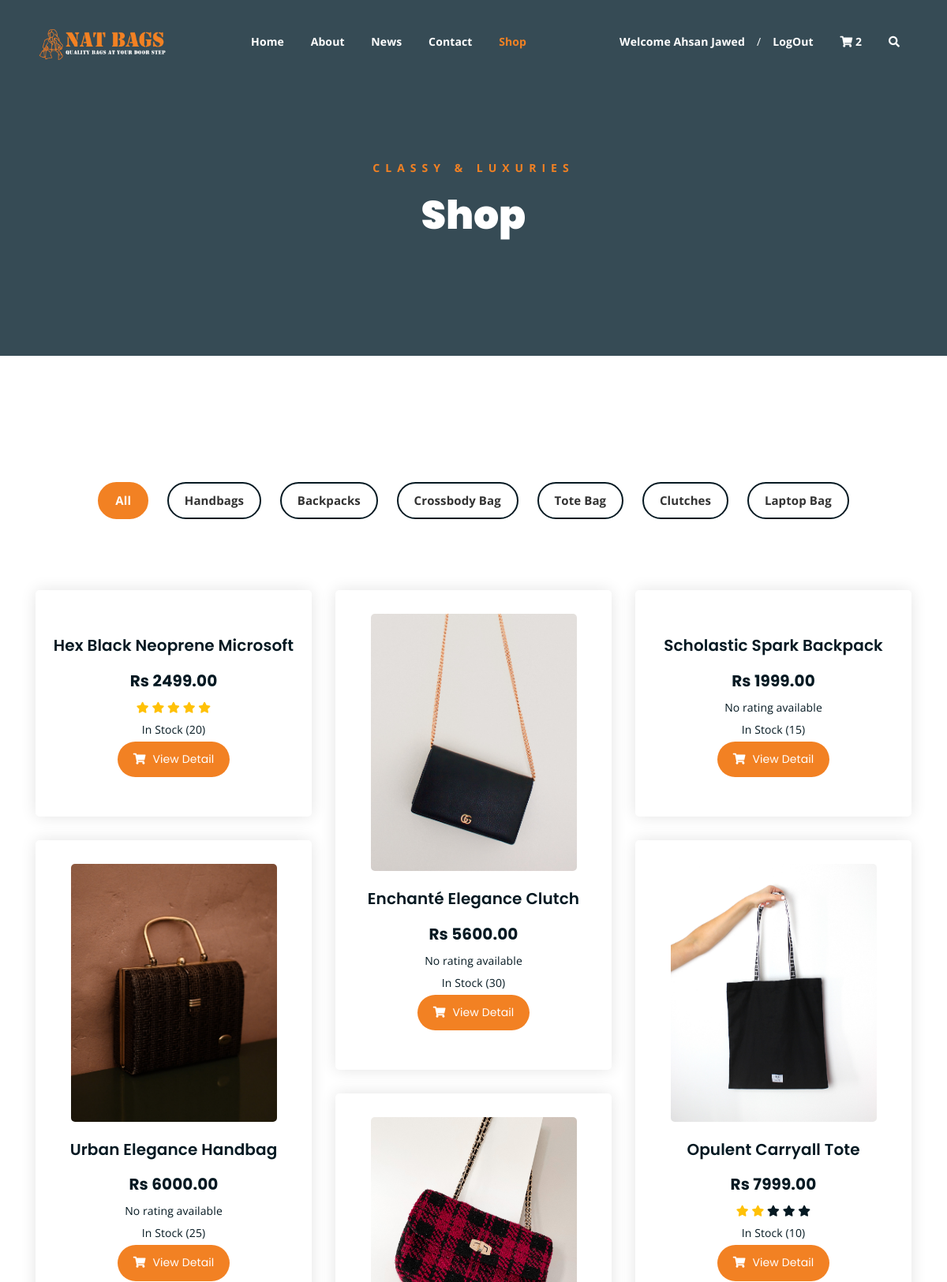
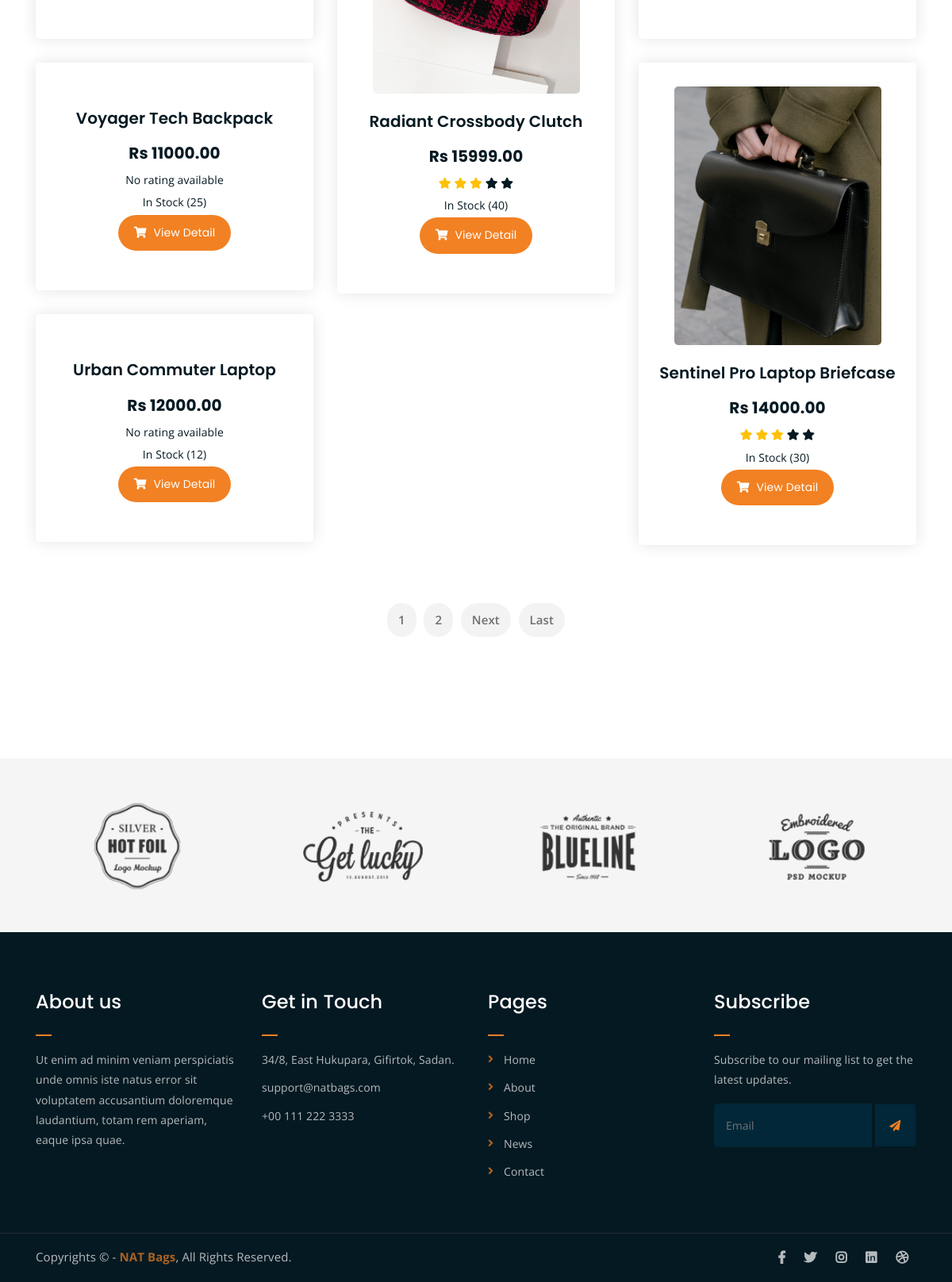
Screenshot of /shop/ (signed in) with the database file from the repository (2 pictures, top to bottom).
### Shop/models.py (models this page shows, shortened)
class product(models.Model):
    product_name=models.CharField(max_length=50)
    product_price=models.IntegerField(default=0)
    product_image=models.ImageField(upload_to='products',default='')
    product_material=models.CharField(max_length=50,default='')
    product_details=models.TextField(max_length=1500)
    product_rating=models.IntegerField(default=0)
    product_quantity=models.IntegerField(default=0)
    product_catagory=models.ForeignKey(catagory, on_delete=models.CASCADE, null=False, default='')

### natBags/views.py (the view)
# urls.py: path('shop/', views.shop, name='shop'),
def shop(request):
    customer_id = request.session.get('customer_id')
    cartObj = cart.objects.filter(Customer=customer_id, is_paid=False).first()
    if cartObj:
        cartID = cartObj.id
        cartItemCount = cartItems.objects.filter(cartF=cartID).count()
    else:
        cartItemCount = 0
    shopData = product.objects.all()
    paginator = Paginator(shopData, 9)
    page_number = request.GET.get('page')
    shopDatafinal = paginator.get_page(page_number)
    totalpage = shopDatafinal.paginator.num_pages
    data = {
        'products': shopDatafinal,
        'lastpage': totalpage,
        'totalpagelist': [n+1 for n in range(totalpage)],
        'cartItemCount': cartItemCount,
    }
    return render(request, 'shop.html', data)

### Shop/models.py (called while the page is built)
    def __str__(self):
        return self.catagory_name

### templates/shop.html (shortened to what this page needs)
{% extends 'base.html' %}
{% block content %}
	<div class="breadcrumb-section breadcrumb-bg">
		<div class="container">
			<div class="row">
				<div class="col-lg-8 offset-lg-2 text-center">
					<div class="breadcrumb-text">
						<p>Classy & Luxuries</p>
						<h1>Shop</h1>
					</div>
				</div>
			</div>
		</div>
	</div>
	<div class="product-section mt-150 mb-150">
		<div class="container">
			<div class="row">
                <div class="col-md-12">
                    <div class="product-filters">
                        <ul>
                            <li class="active" data-filter="*">All</li>
                            <li data-filter=".Handbags">Handbags</li>
                            <li data-filter=".Backpacks">Backpacks</li>
                            <li data-filter=".Crossbody">Crossbody Bag</li>
                            <li data-filter=".Totebag">Tote Bag</li>
                            <li data-filter=".Clutches">Clutches</li>
                            <li data-filter=".Laptop">Laptop Bag</li>
                        </ul>
                    </div>
                </div>
            </div>
			<div class="row product-lists">
				{% for p in products %}
				<div class="col-lg-4 col-md-6 text-center {{p.product_catagory}}">
					<div class="single-product-item">
						<div class="product-image">
							<a href="/productDetail/{{p.id}}"><img src="../Media/{{ p.product_image }}" alt=""></a>
						</div>
						<h3>{{p.product_name}}</h3>
						<p class="product-price">Rs {{p.product_price}}.00 </p>
						<p>
							{% if p.product_rating %}
							{% for star_number in "12345" %}
								{% if p.product_rating >= forloop.counter %}
									<i class="fa fa-star text-warning"></i>
								{% else %}
									<i class="fa fa-star"></i>
								{% endif %}
							{% endfor %}
						{% else %}
							No rating available
						{% endif %}</p>
						<p><span> In Stock ({{p.product_quantity}})</span></p>
						<a href="/productDetail/{{p.id}}" class="cart-btn"><i class="fas fa-shopping-cart"></i> View Detail </a>
					</div>
				</div>
				{% endfor %}
			</div>
			<div class="row">
				<div class="col-lg-12 text-center">
					<div class="pagination-wrap">
						<ul>
							{% for n in totalpagelist %}
							<li><a href="/shop/?page={{n}}">{{n}} </a></li>
							{% endfor %}
							{% if products.has_next %}
							<li><a href="/shop/?page={{products.next_page_number}}">Next</a></li>
							<li><a href="/shop/?page={{lastpage}}">Last</a></li>
							{% endif %}
						</ul>
					</div>
				</div>
			</div>
		</div>
	</div>
	<div class="logo-carousel-section">
		<div class="container">
			<div class="row">
				<div class="col-lg-12">
					<div class="logo-carousel-inner">
						<div class="single-logo-item">
							<img src="../static/img/company-logos/1.png" alt="">
						</div>
						<div class="single-logo-item">
							<img src="../static/img/company-logos/2.png" alt="">
						</div>
						<div class="single-logo-item">
							<img src="../static/img/company-logos/3.png" alt="">
						</div>
						<div class="single-logo-item">
							<img src="../static/img/company-logos/4.png" alt="">
						</div>
					</div>
				</div>
			</div>
		</div>
	</div>
	{% endblock %}

### static/css/main.css (style rules this page uses)
html { font-size: 14px; font-weight: 400; line-height: 28px; height: 100%; }
body { margin: 0; padding: 0; font-family: "Open Sans", sans-serif; font-weight: 400; font-size: 1rem; letter-spacing: 0.1px; line-height: 1.8; color: #051922; overflow-x: hidden; }
body img { max-width: 100%; }
a { cursor: pointer; text-decoration: none; -webkit-transition: all 0.2s ease-in-out; -o-transition: all 0.2s ease-in-out; transition: all 0.2s ease-in-out; }
h1, .h1, h2, .h2, h3, .h3, h4, .h4, h5, .h5, h6, .h6 { font-family: "Poppins", sans-serif; font-weight: 700; margin: 0 0 1.25rem 0; color: #051922; }
h1:last-child, .h1:last-child, h2:last-child, .h2:last-child, h3:last-child, .h3:last-child, h4:last-child, .h4:last-child, h5:last-child, .h5:last-child, h6:last-child, .h6:last-child { margin: 0; }
h1, .h1 { font-size: 4rem; font-weight: 700; line-height: 4rem; }
h3, .h3 { font-size: 2rem; font-weight: 700; line-height: 2.25rem; }
p { font-family: "Open Sans", sans-serif; font-weight: 400; font-size: 1rem; letter-spacing: 0.1px; line-height: 1.8; color: #051922; margin: 0 0 1.25rem 0; }
.mt-150 { margin-top: 150px; }
.mb-150 { margin-bottom: 150px; }
a.boxed-btn, a.bordered-btn, a.cart-btn { border-radius: 50px; }
.breadcrumb-bg { background-image: url(../img/breadcrumb-bg.jpg); }
.breadcrumb-text p { color: #F28123; font-weight: 700; text-transform: uppercase; letter-spacing: 7px; }
.breadcrumb-text h1 { font-size: 50px; font-weight: 900; color: #fff; margin: 0; margin-top: 20px; }
.breadcrumb-section { padding: 150px 0; background-size: cover; background-position: center center; position: relative; z-index: 1; background-attachment: fixed; padding-top: 200px; }
.breadcrumb-section:after { position: absolute; left: 0; top: 0; width: 100%; height: 100%; content: ""; background-color: #07212e; z-index: -1; opacity: 0.8; }
.single-logo-item img { max-width: 180px; margin: 0 auto; }
.logo-carousel-section { background-color: #f5f5f5; padding: 50px 0; }
.single-logo-item { -webkit-transition: 0.3s; -o-transition: 0.3s; transition: 0.3s; }
.pagination-wrap ul li a { -webkit-transition: 0.3s; -o-transition: 0.3s; transition: 0.3s; }
.product-image img { -webkit-transition: 0.3s; -o-transition: 0.3s; transition: 0.3s; }
a.cart-btn { -webkit-transition: 0.3s; -o-transition: 0.3s; transition: 0.3s; }
.single-product-item { -webkit-transition: 0.3s; -o-transition: 0.3s; transition: 0.3s; }
html, body { height: 100%; }
.pagination-wrap { margin-top: 40px; }
.pagination-wrap ul { margin: 0; padding: 0; list-style: none; }
.pagination-wrap ul li { display: inline-block; }
.pagination-wrap ul li a { color: #6f6f6f; font-size: 15px; background-color: #f3f3f3; display: inline-block; padding: 8px 14px; border-radius: 5px; margin: 3px; font-weight: 600; border-radius: 50px; }
.product-filters { margin-bottom: 80px; }
.product-filters ul { margin: 0; padding: 0; list-style: none; text-align: center; }
.product-filters ul li { display: inline-block; font-weight: 700; font-size: 15px; margin: 10px; border: 2px solid #051922; color: #323232; cursor: pointer; padding: 8px 20px; border-radius: 25px; }
.product-filters ul li.active { border: 2px solid #F28123; background-color: #F28123; color: #fff; }
.single-product-item { margin-bottom: 30px; }
.product-image { padding: 30px; padding-bottom: 0; }
.product-image img { width: 90%; border-radius: 5px; margin-bottom: 20px; }
.single-product-item h3 { font-size: 20px; font-weight: 600; margin-bottom: 10px; }
p.product-price { font-family: 'Poppins', sans-serif; font-size: 20px; font-weight: 700; margin-bottom: 15px; }
a.cart-btn { font-family: 'Poppins', sans-serif; display: inline-block; background-color: #F28123; color: #fff; padding: 10px 20px; }
a.cart-btn i { margin-right: 5px; }
.single-product-item { -webkit-box-shadow: 0 0 20px #e4e4e4; box-shadow: 0 0 20px #e4e4e4; padding-bottom: 50px; border-radius: 5px; }
.single-product-item p { margin-bottom: 3px; }

### rows the page displays
product: product_name "Hex Black Neoprene Microsoft", product_price "2499", product_rating 5 (drawn), product_quantity "20"
product: product_image (picture), product_name "Enchanté Elegance Clutch", product_price "5600", product_rating "No rating available", product_quantity "30"
product: product_name "Scholastic Spark Backpack", product_price "1999", product_rating "No rating available", product_quantity "15"
product: product_image (picture), product_name "Urban Elegance Handbag", product_price "6000", product_rating "No rating available", product_quantity "25"
product: product_image (picture), product_name "Opulent Carryall Tote", product_price "7999", product_rating 2 (drawn), product_quantity "10"
product: product_image (picture), product_name "Radiant Crossbody Clutch", product_price "15999", product_rating 3 (drawn), product_quantity "40"
product: product_name "Voyager Tech Backpack", product_price "11000", product_rating "No rating available", product_quantity "25"
product: product_image (picture), product_name "Sentinel Pro Laptop Briefcase", product_price "14000", product_rating 3 (drawn), product_quantity "30"
product: product_name "Urban Commuter Laptop", product_price "12000", product_rating "No rating available", product_quantity "12"

### other values shown
{{ request.session.customer_name }} "Ahsan Jawed"
{{ cartItemCount | default:"0" }} "2"
{{ n }} "1" "2"
